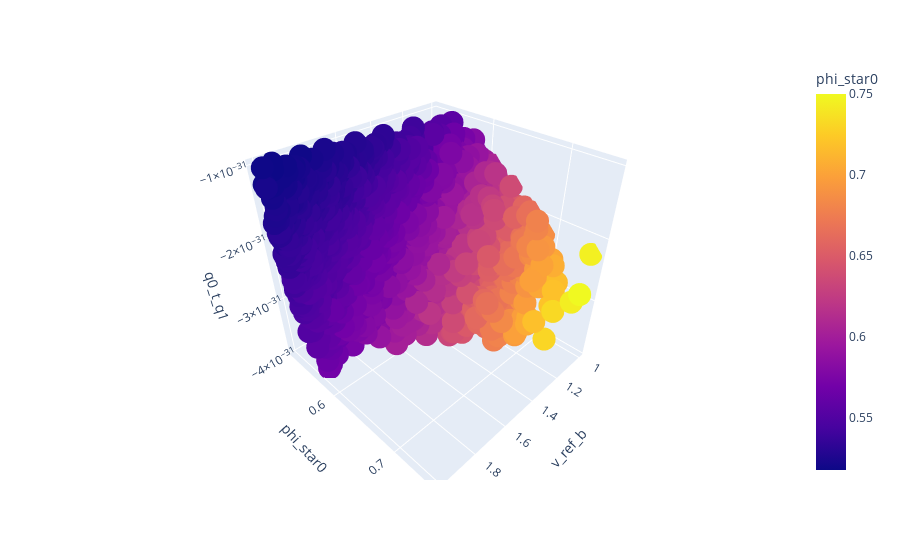

The notebook cell this image was saved under:
### Code cell
fig = px.scatter_3d(df, x=df.v_ref_b, y=df.phi_star0, z=df.q0_t_q1, color=df.phi_star0)
fig.show()

### Figure 1 — Plotly figure (JSON) as saved in the notebook; plotly's stock layout.template omitted (floating-point values rounded to 4 significant figures; data arrays with more than 128 entries replaced by an {"elided": "..."} marker saying what was removed)
{"data": [{"hovertemplate": "v_ref_b=%{x}<br>phi_star0=%{marker.color}<br>q0_t_q1=%{z}<extra></extra>", "legendgroup": "", "marker": {"color": {"elided": "2669 float values"}, "coloraxis": "coloraxis", "symbol": "circle"}, "mode": "markers", "name": "", "scene": "scene", "showlegend": false, "type": "scatter3d", "x": {"elided": "2669 float values"}, "y": {"elided": "2669 float values"}, "z": {"elided": "2669 float values"}}], "layout": {"coloraxis": {"colorbar": {"title": {"text": "phi_star0"}}, "colorscale": [[0, "#0d0887"], [0.1111, "#46039f"], [0.2222, "#7201a8"], [0.3333, "#9c179e"], [0.4444, "#bd3786"], [0.5556, "#d8576b"], [0.6667, "#ed7953"], [0.7778, "#fb9f3a"], [0.8889, "#fdca26"], [1, "#f0f921"]]}, "legend": {"tracegroupgap": 0}, "margin": {"t": 60}, "scene": {"domain": {"x": [0, 1], "y": [0, 1]}, "xaxis": {"title": {"text": "v_ref_b"}}, "yaxis": {"title": {"text": "phi_star0"}}, "zaxis": {"title": {"text": "q0_t_q1"}}}}}
